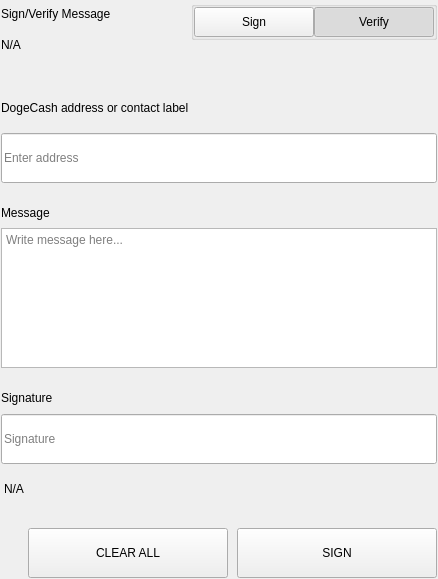
<?xml version="1.0" encoding="UTF-8"?>
<ui version="4.0">
 <class>SettingsSignMessageWidgets</class>
 <widget class="QWidget" name="SettingsSignMessageWidgets">
  <property name="geometry">
   <rect>
    <x>0</x>
    <y>0</y>
    <width>438</width>
    <height>579</height>
   </rect>
  </property>
  <property name="windowTitle">
   <string>Form</string>
  </property>
  <layout class="QVBoxLayout" name="verticalLayout">
   <property name="spacing">
    <number>0</number>
   </property>
   <property name="leftMargin">
    <number>0</number>
   </property>
   <property name="topMargin">
    <number>0</number>
   </property>
   <property name="rightMargin">
    <number>0</number>
   </property>
   <property name="bottomMargin">
    <number>0</number>
   </property>
   <item>
    <widget class="QWidget" name="left" native="true">
     <layout class="QVBoxLayout" name="verticalLayout_3">
      <property name="leftMargin">
       <number>0</number>
      </property>
      <property name="topMargin">
       <number>0</number>
      </property>
      <property name="rightMargin">
       <number>0</number>
      </property>
      <property name="bottomMargin">
       <number>0</number>
      </property>
      <item>
       <widget class="QWidget" name="container_sign" native="true">
        <layout class="QVBoxLayout" name="verticalLayout_2">
         <property name="spacing">
          <number>0</number>
         </property>
         <property name="leftMargin">
          <number>1</number>
         </property>
         <property name="topMargin">
          <number>1</number>
         </property>
         <property name="rightMargin">
          <number>1</number>
         </property>
         <property name="bottomMargin">
          <number>1</number>
         </property>
         <item>
          <layout class="QHBoxLayout" name="horizontalLayout_3" stretch="3,1">
           <property name="spacing">
            <number>40</number>
           </property>
           <item>
            <layout class="QVBoxLayout" name="verticalLayoutTitle">
             <property name="spacing">
              <number>5</number>
             </property>
             <item>
              <widget class="QLabel" name="labelTitle">
               <property name="text">
                <string>Sign/Verify Message</string>
               </property>
              </widget>
             </item>
             <item>
              <widget class="QLabel" name="labelSubtitle1">
               <property name="text">
                <string notr="true">N/A</string>
               </property>
               <property name="wordWrap">
                <bool>true</bool>
               </property>
              </widget>
             </item>
            </layout>
           </item>
           <item alignment="Qt::AlignRight|Qt::AlignTop">
            <widget class="QWidget" name="containerSwitch" native="true">
             <property name="styleSheet">
              <string notr="true">#containerSwitch{
	padding-top:9px;
}</string>
             </property>
             <layout class="QVBoxLayout" name="verticalLayout_6">
              <property name="spacing">
               <number>4</number>
              </property>
              <property name="leftMargin">
               <number>0</number>
              </property>
              <property name="topMargin">
               <number>0</number>
              </property>
              <property name="rightMargin">
               <number>0</number>
              </property>
              <property name="bottomMargin">
               <number>0</number>
              </property>
              <item alignment="Qt::AlignRight">
               <widget class="QGroupBox" name="groupBox">
                <property name="sizePolicy">
                 <sizepolicy hsizetype="Fixed" vsizetype="Preferred">
                  <horstretch>0</horstretch>
                  <verstretch>0</verstretch>
                 </sizepolicy>
                </property>
                <property name="title">
                 <string/>
                </property>
                <property name="alignment">
                 <set>Qt::AlignRight|Qt::AlignTop|Qt::AlignTrailing</set>
                </property>
                <layout class="QHBoxLayout" name="horizontalLayout_4">
                 <property name="spacing">
                  <number>0</number>
                 </property>
                 <property name="leftMargin">
                  <number>0</number>
                 </property>
                 <property name="topMargin">
                  <number>0</number>
                 </property>
                 <property name="rightMargin">
                  <number>0</number>
                 </property>
                 <property name="bottomMargin">
                  <number>0</number>
                 </property>
                 <item>
                  <widget class="QPushButton" name="pushSign">
                   <property name="minimumSize">
                    <size>
                     <width>120</width>
                     <height>30</height>
                    </size>
                   </property>
                   <property name="maximumSize">
                    <size>
                     <width>120</width>
                     <height>30</height>
                    </size>
                   </property>
                   <property name="focusPolicy">
                    <enum>Qt::NoFocus</enum>
                   </property>
                   <property name="text">
                    <string>Sign</string>
                   </property>
                   <property name="checkable">
                    <bool>true</bool>
                   </property>
                   <property name="autoExclusive">
                    <bool>true</bool>
                   </property>
                  </widget>
                 </item>
                 <item>
                  <widget class="QPushButton" name="pushVerify">
                   <property name="minimumSize">
                    <size>
                     <width>120</width>
                     <height>30</height>
                    </size>
                   </property>
                   <property name="maximumSize">
                    <size>
                     <width>120</width>
                     <height>30</height>
                    </size>
                   </property>
                   <property name="focusPolicy">
                    <enum>Qt::NoFocus</enum>
                   </property>
                   <property name="text">
                    <string>Verify</string>
                   </property>
                   <property name="checkable">
                    <bool>true</bool>
                   </property>
                   <property name="checked">
                    <bool>true</bool>
                   </property>
                   <property name="autoExclusive">
                    <bool>true</bool>
                   </property>
                  </widget>
                 </item>
                </layout>
               </widget>
              </item>
              <item alignment="Qt::AlignHCenter|Qt::AlignTop">
               <widget class="QLabel" name="labelSubtitleSwitch">
                <property name="text">
                 <string/>
                </property>
                <property name="alignment">
                 <set>Qt::AlignRight|Qt::AlignTrailing|Qt::AlignVCenter</set>
                </property>
               </widget>
              </item>
             </layout>
            </widget>
           </item>
          </layout>
         </item>
         <item>
          <spacer name="verticalSpacer_2">
           <property name="orientation">
            <enum>Qt::Vertical</enum>
           </property>
           <property name="sizeType">
            <enum>QSizePolicy::Fixed</enum>
           </property>
           <property name="sizeHint" stdset="0">
            <size>
             <width>20</width>
             <height>40</height>
            </size>
           </property>
          </spacer>
         </item>
         <item>
          <widget class="QWidget" name="containerAddress" native="true">
           <property name="sizePolicy">
            <sizepolicy hsizetype="Preferred" vsizetype="Fixed">
             <horstretch>0</horstretch>
             <verstretch>0</verstretch>
            </sizepolicy>
           </property>
           <layout class="QVBoxLayout" name="verticalLayout_5" stretch="0,0">
            <property name="spacing">
             <number>15</number>
            </property>
            <property name="leftMargin">
             <number>0</number>
            </property>
            <property name="topMargin">
             <number>0</number>
            </property>
            <property name="rightMargin">
             <number>0</number>
            </property>
            <property name="bottomMargin">
             <number>0</number>
            </property>
            <item>
             <widget class="QLabel" name="labelSubtitleAddress">
              <property name="minimumSize">
               <size>
                <width>0</width>
                <height>20</height>
               </size>
              </property>
              <property name="maximumSize">
               <size>
                <width>16777215</width>
                <height>20</height>
               </size>
              </property>
              <property name="text">
               <string>DogeCash address or contact label</string>
              </property>
             </widget>
            </item>
            <item>
             <widget class="QLineEdit" name="addressIn_SM">
              <property name="minimumSize">
               <size>
                <width>0</width>
                <height>50</height>
               </size>
              </property>
              <property name="maximumSize">
               <size>
                <width>16777215</width>
                <height>50</height>
               </size>
              </property>
              <property name="placeholderText">
               <string>Enter address</string>
              </property>
             </widget>
            </item>
           </layout>
          </widget>
         </item>
         <item>
          <spacer name="verticalSpacer_3">
           <property name="orientation">
            <enum>Qt::Vertical</enum>
           </property>
           <property name="sizeType">
            <enum>QSizePolicy::Fixed</enum>
           </property>
           <property name="sizeHint" stdset="0">
            <size>
             <width>20</width>
             <height>20</height>
            </size>
           </property>
          </spacer>
         </item>
         <item>
          <layout class="QVBoxLayout" name="verticalLayout_9">
           <property name="spacing">
            <number>5</number>
           </property>
           <item>
            <widget class="QLabel" name="labelSubtitleMessage">
             <property name="minimumSize">
              <size>
               <width>0</width>
               <height>20</height>
              </size>
             </property>
             <property name="maximumSize">
              <size>
               <width>16777215</width>
               <height>20</height>
              </size>
             </property>
             <property name="text">
              <string>Message</string>
             </property>
            </widget>
           </item>
           <item>
            <widget class="QPlainTextEdit" name="messageIn_SM">
             <property name="minimumSize">
              <size>
               <width>0</width>
               <height>140</height>
              </size>
             </property>
             <property name="maximumSize">
              <size>
               <width>16777215</width>
               <height>140</height>
              </size>
             </property>
             <property name="placeholderText">
              <string>Write message here...</string>
             </property>
            </widget>
           </item>
          </layout>
         </item>
         <item>
          <spacer name="verticalSpacer_4">
           <property name="orientation">
            <enum>Qt::Vertical</enum>
           </property>
           <property name="sizeType">
            <enum>QSizePolicy::Fixed</enum>
           </property>
           <property name="sizeHint" stdset="0">
            <size>
             <width>20</width>
             <height>20</height>
            </size>
           </property>
          </spacer>
         </item>
         <item>
          <widget class="QWidget" name="widget" native="true">
           <property name="minimumSize">
            <size>
             <width>0</width>
             <height>75</height>
            </size>
           </property>
           <property name="maximumSize">
            <size>
             <width>16777215</width>
             <height>16777215</height>
            </size>
           </property>
           <layout class="QVBoxLayout" name="verticalLayout_4">
            <property name="leftMargin">
             <number>0</number>
            </property>
            <property name="topMargin">
             <number>0</number>
            </property>
            <property name="rightMargin">
             <number>0</number>
            </property>
            <property name="bottomMargin">
             <number>0</number>
            </property>
            <item>
             <widget class="QLabel" name="labelSubtitleSignature">
              <property name="minimumSize">
               <size>
                <width>0</width>
                <height>20</height>
               </size>
              </property>
              <property name="maximumSize">
               <size>
                <width>16777215</width>
                <height>20</height>
               </size>
              </property>
              <property name="text">
               <string>Signature</string>
              </property>
             </widget>
            </item>
            <item>
             <widget class="QLineEdit" name="signatureOut_SM">
              <property name="minimumSize">
               <size>
                <width>0</width>
                <height>50</height>
               </size>
              </property>
              <property name="placeholderText">
               <string>Signature</string>
              </property>
             </widget>
            </item>
           </layout>
          </widget>
         </item>
         <item>
          <widget class="QLabel" name="statusLabel_SM">
           <property name="styleSheet">
            <string notr="true">padding-top:5px;</string>
           </property>
           <property name="text">
            <string notr="true">N/A</string>
           </property>
          </widget>
         </item>
         <item>
          <spacer name="verticalSpacer">
           <property name="orientation">
            <enum>Qt::Vertical</enum>
           </property>
           <property name="sizeType">
            <enum>QSizePolicy::Fixed</enum>
           </property>
           <property name="sizeHint" stdset="0">
            <size>
             <width>20</width>
             <height>20</height>
            </size>
           </property>
          </spacer>
         </item>
         <item>
          <layout class="QHBoxLayout" name="horizontalLayout_7">
           <property name="spacing">
            <number>9</number>
           </property>
           <item>
            <spacer name="horizontalSpacer_5">
             <property name="orientation">
              <enum>Qt::Horizontal</enum>
             </property>
             <property name="sizeType">
              <enum>QSizePolicy::Expanding</enum>
             </property>
             <property name="sizeHint" stdset="0">
              <size>
               <width>40</width>
               <height>20</height>
              </size>
             </property>
            </spacer>
           </item>
           <item>
            <widget class="QPushButton" name="pushButtonClear">
             <property name="minimumSize">
              <size>
               <width>200</width>
               <height>50</height>
              </size>
             </property>
             <property name="focusPolicy">
              <enum>Qt::NoFocus</enum>
             </property>
             <property name="text">
              <string>CLEAR ALL</string>
             </property>
            </widget>
           </item>
           <item>
            <widget class="QPushButton" name="pushButtonSave">
             <property name="minimumSize">
              <size>
               <width>200</width>
               <height>50</height>
              </size>
             </property>
             <property name="maximumSize">
              <size>
               <width>200</width>
               <height>50</height>
              </size>
             </property>
             <property name="focusPolicy">
              <enum>Qt::NoFocus</enum>
             </property>
             <property name="text">
              <string>SIGN</string>
             </property>
            </widget>
           </item>
          </layout>
         </item>
        </layout>
       </widget>
      </item>
     </layout>
    </widget>
   </item>
  </layout>
 </widget>
 <resources/>
 <connections/>
</ui>
